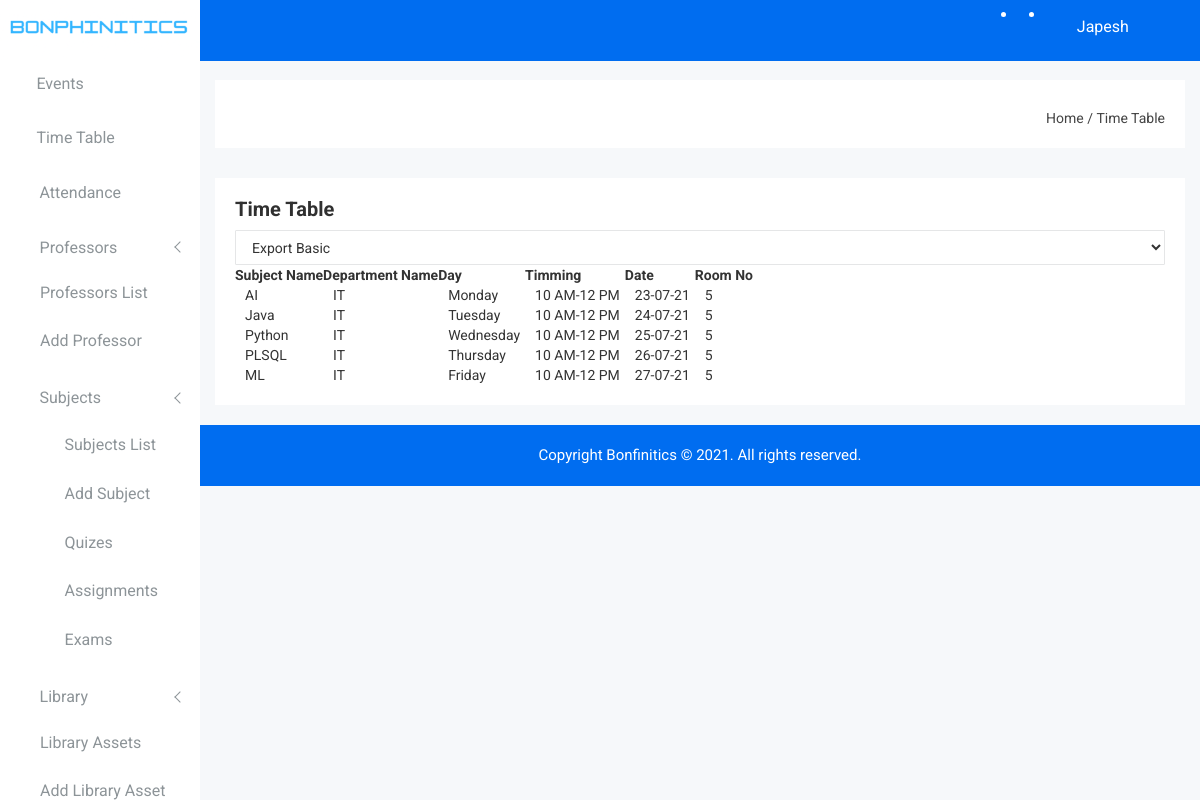
The app's page /HOD/timetable.php (signed in) with its own data.
### tables this page shows
CREATE TABLE `user` (
  `user_id` int(10) NOT NULL,
  `first_name` varchar(100) NOT NULL,
  `last_name` varchar(100) NOT NULL,
  `email` varchar(100) NOT NULL,
  `password` varchar(250) NOT NULL,
  `role` varchar(20) NOT NULL,
  `mobile_no` varchar(15) NOT NULL,
  `user_dob` varchar(50) NOT NULL
);

CREATE TABLE `time_table` (
  `tt_id` int(10) NOT NULL,
  `tt_dept` varchar(100) NOT NULL,
  `tt_subject` varchar(100) NOT NULL,
  `tt_day` varchar(50) NOT NULL,
  `tt_timing` varchar(50) NOT NULL,
  `tt_date` varchar(50) NOT NULL,
  `tt_room` varchar(5) NOT NULL
);

### HOD/identification.php (called while the page is built, shortened)
<?php
require_once 'connection.php';
$email = $_SESSION["email"];
$password = $_SESSION["password"];
$query = "select user_id, first_name, last_name, email, password, role from user where (email='$email' and password='$password' and role='hod')";
$result = mysqli_query($conn, $query);
$row = mysqli_fetch_assoc($result);
?>

### HOD/timetable.php (the view, shortened to what this page needs)
<?php require_once 'identification.php';?>
<!doctype html>
<html class="no-js" lang="en">
<head>
    <?php require 'top-scripts.php';?>
</head>
<body>
     <?php require 'side-nav.php';?>
    <div class="all-content-wrapper">
            <?php require 'logo.php';?>
        <div class="header-advance-area">
            <?php require 'top-nav.php';?>
            <div class="breadcome-area">
                <div class="container-fluid">
                    <div class="row">
                        <div class="col-lg-12 col-md-12 col-sm-12 col-xs-12">
                            <div class="breadcome-list single-page-breadcome">
                                <div class="row">
                                    <div class="col-lg-6 col-md-6 col-sm-6 col-xs-12">
                                    </div>
                                    <div class="col-lg-6 col-md-6 col-sm-6 col-xs-12">
                                        <ul class="breadcome-menu">
                                            <li><a href="#">Home</a> <span class="bread-slash">/</span>
                                            </li>
                                            <li><span class="bread-blod">Time Table</span>
                                            </li>
                                        </ul>
                                    </div>
                                </div>
                            </div>
                        </div>
                    </div>
                </div>
            </div>
        </div>
        <div class="data-table-area mg-b-15">
            <div class="container-fluid">
                <div class="row">
                    <div class="col-lg-12 col-md-12 col-sm-12 col-xs-12">
                        <div class="sparkline13-list">
                            <div class="sparkline13-hd">
                                <div class="main-sparkline13-hd">
                                    <h1>Time Table <span class="table-project-n"></span> </h1>
                                </div>
                            </div>
                            <div class="sparkline13-graph">
                                <div class="datatable-dashv1-list custom-datatable-overright">
                                    <div id="toolbar">
                                        <select class="form-control dt-tb">
											<option value="">Export Basic</option>
										</select>
                                    </div>
                                    <table id="table" data-toggle="table" data-pagination="true" data-search="true" data-show-columns="true" data-show-pagination-switch="true" data-show-refresh="true" data-key-events="true" data-show-toggle="true" data-resizable="true" data-cookie="true"
                                        data-cookie-id-table="saveId" data-show-export="true" data-click-to-select="true" data-toolbar="#toolbar">
                                        <thead>
                                        <tr>
                                                <th data-field="sname" >Subject Name</th>
                                                <th data-field="dname" >Department Name</th>
                                                <th data-field="phone" >Day</th>
                                                <th data-field="email" >Timming</th>
                                                <th data-field="date" >Date</th>
                                                <th data-field="price" >Room No</th>
                                            </tr>
                                        </thead>
                                        <tbody>
											<?php
												require_once "connection.php";
												$tt_query = "select tt_subject,tt_dept,tt_day,tt_timing,tt_date,tt_room from time_table";
												$tt_query_result = mysqli_query($conn,$tt_query);
												while($row=mysqli_fetch_array($tt_query_result)){
											?>
                                            <tr>
                                                <td><?php echo $row['tt_subject'];?></td>
                                                <td><?php echo $row['tt_dept'];?></td>
                                                <td><?php echo $row['tt_day'];?></td>
                                                <td><?php echo $row['tt_timing'];?></td>
                                                <td><?php echo $row['tt_date'];?></td>
                                                <td><?php echo $row['tt_room'];?></td>
                                            </tr>
											<?php
												}
											?>
                                        </tbody>
                                    </table>
                                </div>
                            </div>
                        </div>
                    </div>
                </div>
            </div>
        </div>
        <?php require 'footer.php';?>
    </div>
</body>
</html>

### HOD/top-nav.php (shortened to what this page needs)
<div class="header-top-area">
                <div class="container-fluid">
                    <div class="row">
                        <div class="col-lg-12 col-md-12 col-sm-12 col-xs-12">
                            <div class="header-top-wraper">
                                <div class="row">
                                    <div class="col-lg-1 col-md-0 col-sm-1 col-xs-12">
                                        <div class="menu-switcher-pro">
                                            <button type="button" id="sidebarCollapse" class="btn bar-button-pro header-drl-controller-btn btn-info navbar-btn">
													<i class="educate-icon educate-nav"></i>
												</button>
                                        </div>
                                    </div>
                                    <div class="col-lg-5 col-md-5 col-sm-12 col-xs-12">
                                        <div class="header-right-info">
                                            <ul class="nav navbar-nav mai-top-nav header-right-menu">
                                                <li class="nav-item dropdown">
                                                    <a href="#" data-toggle="dropdown" role="button" aria-expanded="false" class="nav-link dropdown-toggle"><i class="educate-icon educate-message edu-chat-pro" aria-hidden="true"></i><span class="indicator-ms"></span></a>
                                                </li>
                                                <li class="nav-item"><a href="#" data-toggle="dropdown" role="button" aria-expanded="false" class="nav-link dropdown-toggle"><i class="educate-icon educate-bell" aria-hidden="true"></i><span class="indicator-nt"></span></a>
                                                </li>
                                                <li class="nav-item">
                                                    <a href="#" data-toggle="dropdown" role="button" aria-expanded="false" class="nav-link dropdown-toggle">
															<span class="educate-icon educate-professor icon-wrap"></span> <span class="mini-click-non"><span class="admin-name"><?php echo $row['first_name'];?></span></span>
															<i class="fa fa-angle-down edu-icon edu-down-arrow"></i>
														</a>
                                                </li>
                                                <li class="nav-item nav-setting-open"><a href="#" data-toggle="dropdown" role="button" aria-expanded="false" class="nav-link dropdown-toggle"><i class="educate-icon educate-menu"></i></a>
                                                </li>
                                            </ul>
                                        </div>
                                    </div>
                                </div>
                            </div>
                        </div>
                    </div>
                </div>
            </div>

### HOD/css/main.css (style rules this page uses)
html { color: #222; font-size: 1em; line-height: 1.4; }

### records on screen
user: first_name "Japesh"
time_table: tt_subject "AI", tt_dept "IT", tt_day "Monday", tt_timing "10 AM-12 PM", tt_date "23-07-21", tt_room "5"
time_table: tt_subject "Java", tt_dept "IT", tt_day "Tuesday", tt_timing "10 AM-12 PM", tt_date "24-07-21", tt_room "5"
time_table: tt_subject "Python", tt_dept "IT", tt_day "Wednesday", tt_timing "10 AM-12 PM", tt_date "25-07-21", tt_room "5"
time_table: tt_subject "PLSQL", tt_dept "IT", tt_day "Thursday", tt_timing "10 AM-12 PM", tt_date "26-07-21", tt_room "5"
time_table: tt_subject "ML", tt_dept "IT", tt_day "Friday", tt_timing "10 AM-12 PM", tt_date "27-07-21", tt_room "5"
